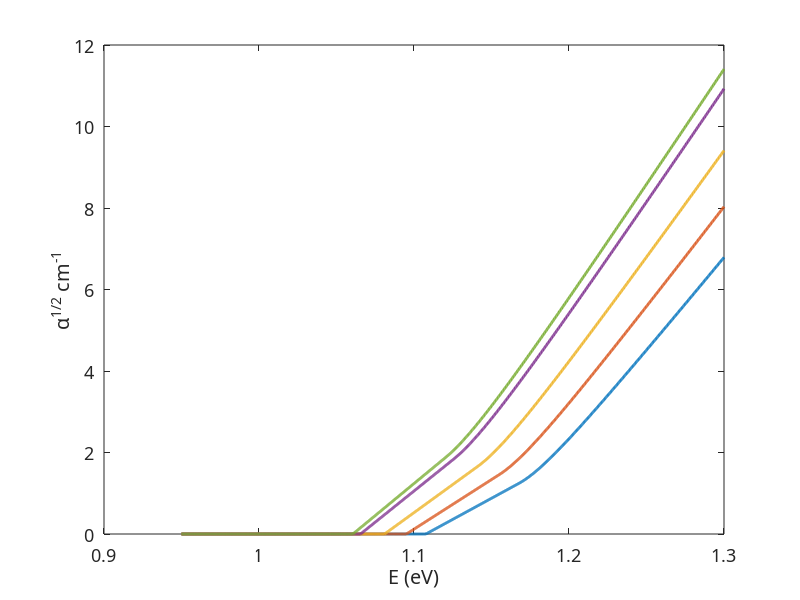

Recreate this plot in MATLAB. (Note: this script raises an error after producing the figure.)
clc;
clearvars;
close all;

format long;
set(0,'DefaultAxesFontName', 'Latex');
set(0,'DefaultAxesFontSize', 13);



%% physical constants
m0=9.11e-31;
q=1.6e-19;
eps0=8.854e-12;
kB   = 1.38e-23;
h=6.624e-34;
hcut=h/(2*pi);
c=3e8;

me      = 0.98*m0;
mh      = 0.16*m0;
mr      = me*mh/(me+mh);

fcv     = 23*q; %constant
fcvf    = fcv/1000;

eps     = 11.9*eps0;
Eg      = 1.12*q;

%% Vashni's law
Eg0     = 1.17; %eV
A       = 7.021e-4;
B       = 1108;

Eg_V    = @(T) (Eg0 - A*T^2/(B + T))*q; %Vashni's law
Ep      = 0.03 * q;     % Typical phonon energy 20-30meV
%% Task 2: Indirect bandgap
Ts      = [250, 300, 350, 400, 415];
% E       = linspace(Eg-0.1*q,Eg+0.2*q,1000);
E       = linspace(0.95*q,1.3*q,1000);
eV      = 1.6 * 10^-19;

% Direct Allowed transition
figure(3);
for T = Ts
     EgT = Eg_V(T); %From Vashni's law
    % EgT = Eg; %bandgap does not change with temperature
    alpha   = (E>EgT-Ep).*(E - EgT + Ep).^2./(exp(Ep./(kB*T)) - 1) ...
            + (E>EgT+Ep).*(E - EgT - Ep).^2./(1 - exp(-Ep./(kB*T)));
     alpha = alpha/eV;
     alpha = (9e10)^2.*alpha;   %need to make it work

    plot(E/q, sqrt(alpha),'Linewidth', 2,...
        'DisplayName',sprintf('T = %d K',T));

    hold on;
end
xlabel ('E (eV)');
ylabel('\alpha^{1/2} cm^{-1}');
title(sprintf("Energy-dependent \\alpha^{1/2} for %s",string));
subtitle("Due to phonon emission/absorption");
% xlim([Eg/q-0.1,Eg/q+0.2]);
xlim([0.95,1.3]);
%ylim([0, 7]);
grid on;
legend('Box','off');
